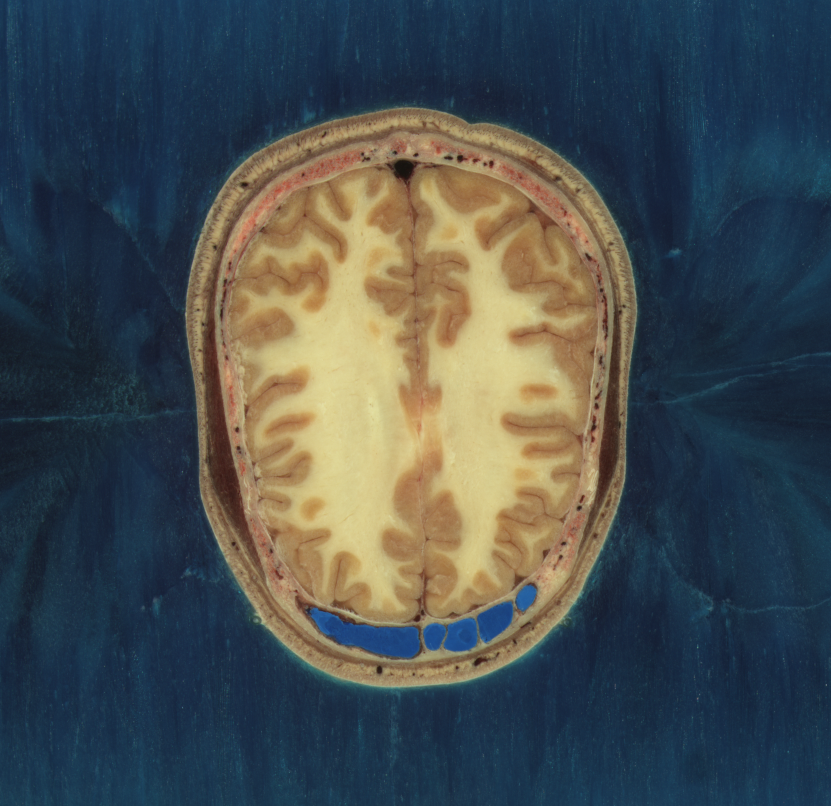
#> input picture input.png, 831 x 806 px
$ python region_growing.py
#> lines starting #> are read from the running program, lines starting #| are printed output that depends on the picture
import cv2
import numpy as np
import matplotlib.pyplot as plt
from matplotlib.patches import Circle


class RegionGrowing:
    def __init__(self, img_path, thresh=30, mode="constant"):
#> called with img_path = 'input.png', thresh = 30, mode = 'average'
        self.img = cv2.imread(img_path)
#> self.img is the input picture: shape (806, 831, 3); mean B, G, R 79.6, 77.9, 70.6
        if self.img is None:
            raise ValueError(f"Couldn't load image: {img_path}")

        self.gray_img = cv2.cvtColor(self.img, cv2.COLOR_BGR2GRAY)
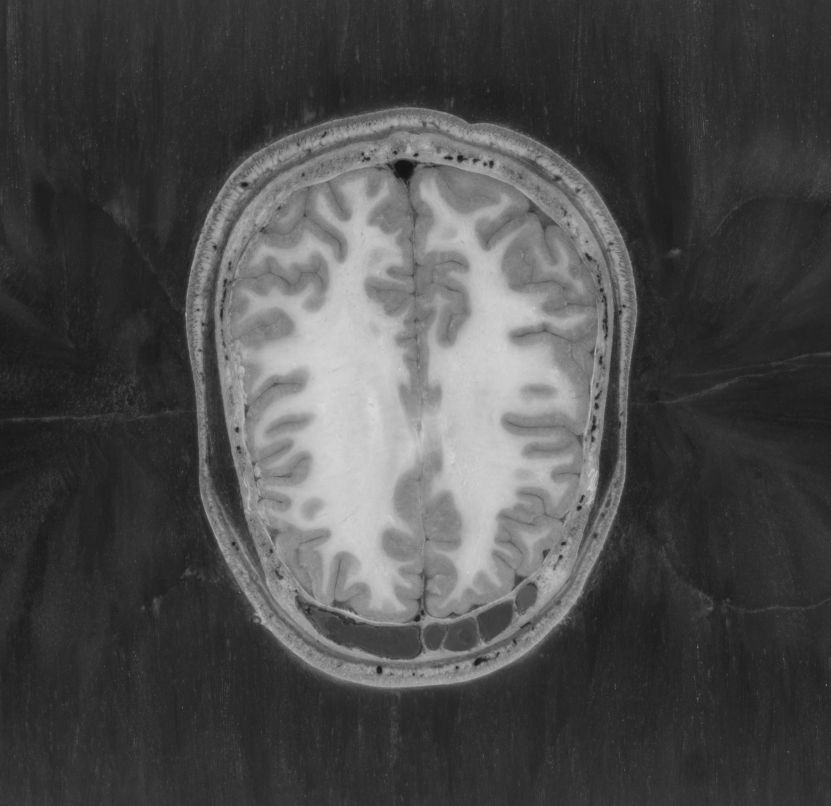
#> self.gray_img: shape (806, 831); min 19, max 217, mean 75.9
        self.color_img = cv2.cvtColor(self.img, cv2.COLOR_BGR2RGB)
        self.thresh = thresh
        self.mode = mode

        self.seeds = []
        self.regions = []
        self.mask = np.zeros_like(self.gray_img)

        # setup display
        self.fig, (self.ax1, self.ax2) = plt.subplots(1, 2, figsize=(12, 6))
        self._setup_plots()

    def _setup_plots(self):
        self.ax1.imshow(self.gray_img, cmap='gray')
        self.ax1.set_title('Click to add seeds (ENTER=done, C=clear)')
        self.ax1.axis('off')

        self.ax2.imshow(self.mask, cmap='gray')
        self.ax2.set_title('Segmentation Result')
        self.ax2.axis('off')

        self.fig.canvas.mpl_connect('button_press_event', self._on_click)
        self.fig.canvas.mpl_connect('key_press_event', self._on_key)

        plt.tight_layout()

    # [152 lines left out: functions _grow_from_seed, _merge_masks, _update_display, _on_click, _on_key, _show_results, not called in this run]

    def run(self):
        print("Interative Region Growing\n")
        print("click = add seed point")
        print("ENTER = show results")
        print("C = clear all\n")

        plt.show()
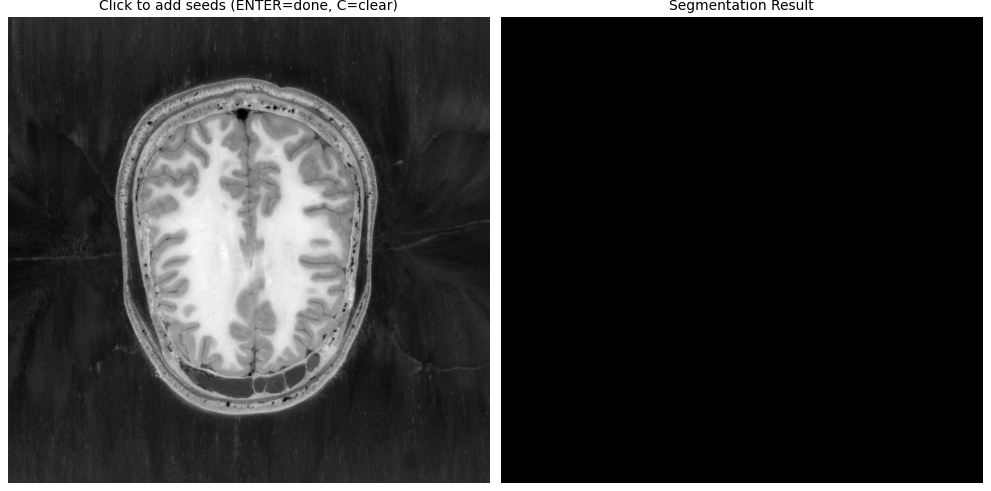
#> figure drawn by matplotlib, 2 panels


if __name__ == "__main__":
    rg = RegionGrowing(
        img_path="input.png",
        thresh=30,
        mode="average")
    rg.run()
